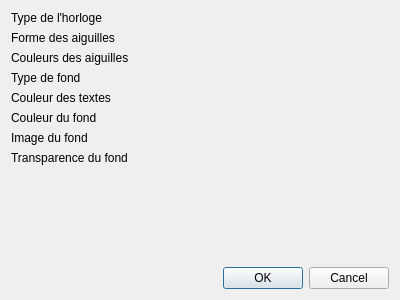
<?xml version="1.0" encoding="UTF-8"?>
<ui version="4.0">
 <class>Affichage</class>
 <widget class="QDialog" name="Affichage">
  <property name="geometry">
   <rect>
    <x>0</x>
    <y>0</y>
    <width>400</width>
    <height>300</height>
   </rect>
  </property>
  <property name="windowTitle">
   <string>Dialog</string>
  </property>
  <layout class="QVBoxLayout" name="verticalLayout">
   <item>
    <layout class="QFormLayout" name="formLayout">
     <item row="4" column="0">
      <widget class="QLabel" name="label_2">
       <property name="text">
        <string>Type de fond</string>
       </property>
      </widget>
     </item>
     <item row="7" column="0">
      <widget class="QLabel" name="label_3">
       <property name="text">
        <string>Couleur du fond</string>
       </property>
      </widget>
     </item>
     <item row="8" column="0">
      <widget class="QLabel" name="label_4">
       <property name="text">
        <string>Image du fond</string>
       </property>
      </widget>
     </item>
     <item row="9" column="0">
      <widget class="QLabel" name="label_5">
       <property name="text">
        <string>Transparence du fond</string>
       </property>
      </widget>
     </item>
     <item row="1" column="0">
      <widget class="QLabel" name="label_6">
       <property name="text">
        <string>Type de l'horloge</string>
       </property>
      </widget>
     </item>
     <item row="2" column="0">
      <widget class="QLabel" name="label_7">
       <property name="text">
        <string>Forme des aiguilles</string>
       </property>
      </widget>
     </item>
     <item row="6" column="0">
      <widget class="QLabel" name="label_8">
       <property name="text">
        <string>Couleur des textes</string>
       </property>
      </widget>
     </item>
     <item row="3" column="0">
      <widget class="QLabel" name="label">
       <property name="text">
        <string>Couleurs des aiguilles</string>
       </property>
      </widget>
     </item>
    </layout>
   </item>
   <item>
    <widget class="QDialogButtonBox" name="buttonBox">
     <property name="standardButtons">
      <set>QDialogButtonBox::Cancel|QDialogButtonBox::Ok</set>
     </property>
    </widget>
   </item>
  </layout>
 </widget>
 <resources/>
 <connections/>
</ui>
